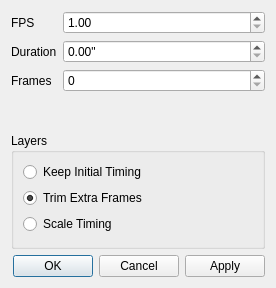
<?xml version="1.0" encoding="UTF-8"?>
<ui version="4.0">
 <class>TimingDialog</class>
 <widget class="QDialog" name="TimingDialog">
  <property name="geometry">
   <rect>
    <x>0</x>
    <y>0</y>
    <width>276</width>
    <height>288</height>
   </rect>
  </property>
  <property name="windowTitle">
   <string>Timing</string>
  </property>
  <layout class="QVBoxLayout" name="verticalLayout">
   <item>
    <layout class="QFormLayout" name="formLayout">
     <item row="0" column="0">
      <widget class="QLabel" name="label_5">
       <property name="text">
        <string>FPS</string>
       </property>
      </widget>
     </item>
     <item row="0" column="1">
      <widget class="QDoubleSpinBox" name="spin_fps">
       <property name="sizePolicy">
        <sizepolicy hsizetype="Expanding" vsizetype="Fixed">
         <horstretch>0</horstretch>
         <verstretch>0</verstretch>
        </sizepolicy>
       </property>
       <property name="minimum">
        <double>1.000000000000000</double>
       </property>
       <property name="maximum">
        <double>999.990000000000009</double>
       </property>
      </widget>
     </item>
     <item row="1" column="0">
      <widget class="QLabel" name="label_3">
       <property name="text">
        <string>Duration</string>
       </property>
      </widget>
     </item>
     <item row="1" column="1">
      <widget class="QDoubleSpinBox" name="spin_seconds">
       <property name="sizePolicy">
        <sizepolicy hsizetype="Expanding" vsizetype="Fixed">
         <horstretch>0</horstretch>
         <verstretch>0</verstretch>
        </sizepolicy>
       </property>
       <property name="suffix">
        <string>&quot;</string>
       </property>
      </widget>
     </item>
     <item row="2" column="0">
      <widget class="QLabel" name="label_4">
       <property name="text">
        <string>Frames</string>
       </property>
      </widget>
     </item>
     <item row="2" column="1">
      <widget class="QSpinBox" name="spin_frames">
       <property name="sizePolicy">
        <sizepolicy hsizetype="Expanding" vsizetype="Fixed">
         <horstretch>0</horstretch>
         <verstretch>0</verstretch>
        </sizepolicy>
       </property>
      </widget>
     </item>
    </layout>
   </item>
   <item>
    <widget class="QGroupBox" name="groupBox">
     <property name="title">
      <string>Layers</string>
     </property>
     <layout class="QVBoxLayout" name="verticalLayout_2">
      <item>
       <widget class="QRadioButton" name="check_layer_keep">
        <property name="text">
         <string>Keep Initial Timing</string>
        </property>
       </widget>
      </item>
      <item>
       <widget class="QRadioButton" name="check_layer_trim">
        <property name="text">
         <string>Trim Extra Frames</string>
        </property>
        <property name="checked">
         <bool>true</bool>
        </property>
       </widget>
      </item>
      <item>
       <widget class="QRadioButton" name="check_layer_scale">
        <property name="text">
         <string>Scale Timing</string>
        </property>
       </widget>
      </item>
     </layout>
    </widget>
   </item>
   <item>
    <widget class="QDialogButtonBox" name="button_box">
     <property name="standardButtons">
      <set>QDialogButtonBox::Apply|QDialogButtonBox::Cancel|QDialogButtonBox::Ok</set>
     </property>
    </widget>
   </item>
  </layout>
 </widget>
 <resources/>
 <connections>
  <connection>
   <sender>button_box</sender>
   <signal>clicked(QAbstractButton*)</signal>
   <receiver>TimingDialog</receiver>
   <slot>btn_clicked(QAbstractButton*)</slot>
   <hints>
    <hint type="sourcelabel">
     <x>167</x>
     <y>147</y>
    </hint>
    <hint type="destinationlabel">
     <x>275</x>
     <y>161</y>
    </hint>
   </hints>
  </connection>
  <connection>
   <sender>spin_fps</sender>
   <signal>valueChanged(double)</signal>
   <receiver>TimingDialog</receiver>
   <slot>changed_fps(double)</slot>
   <hints>
    <hint type="sourcelabel">
     <x>206</x>
     <y>19</y>
    </hint>
    <hint type="destinationlabel">
     <x>451</x>
     <y>19</y>
    </hint>
   </hints>
  </connection>
  <connection>
   <sender>spin_seconds</sender>
   <signal>valueChanged(double)</signal>
   <receiver>TimingDialog</receiver>
   <slot>changed_seconds(double)</slot>
   <hints>
    <hint type="sourcelabel">
     <x>240</x>
     <y>58</y>
    </hint>
    <hint type="destinationlabel">
     <x>543</x>
     <y>60</y>
    </hint>
   </hints>
  </connection>
  <connection>
   <sender>spin_frames</sender>
   <signal>valueChanged(int)</signal>
   <receiver>TimingDialog</receiver>
   <slot>changed_frames(int)</slot>
   <hints>
    <hint type="sourcelabel">
     <x>215</x>
     <y>93</y>
    </hint>
    <hint type="destinationlabel">
     <x>441</x>
     <y>103</y>
    </hint>
   </hints>
  </connection>
 </connections>
 <slots>
  <slot>btn_clicked(QAbstractButton*)</slot>
  <slot>changed_fps(double)</slot>
  <slot>changed_seconds(double)</slot>
  <slot>changed_frames(int)</slot>
 </slots>
</ui>
